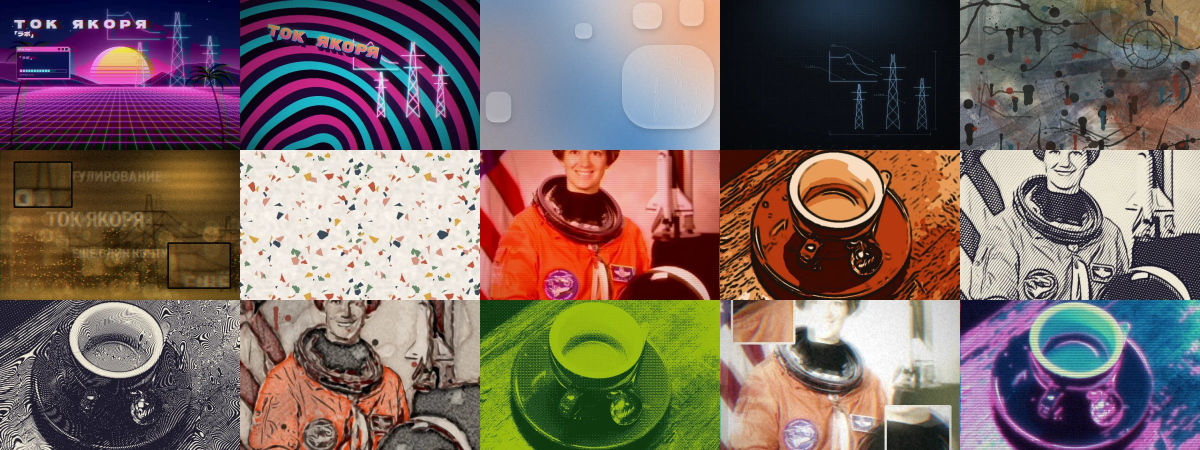
#> input picture examples/gallery.jpg, 2400 x 900 px (shown at 1/2 size); its folder holds only this picture in this run
$ python -i lines.py   (imports and definitions only)   (older library calls are emulated)
#> lines starting #> are read from the running program, lines starting #| are printed output that depends on the picture; after the words box and inside, x2 and y2 are one past the last pixel; in counts of white or black regions, pixels touching at a corner belong together
### assetkit/core.py
"""Общие примитивы: шум, акварельный размыв, брызги, сухая кисть, бумага, шрифты, ввод-вывод, карта заметности."""
import math, os
import numpy as np, cv2

HERE = os.path.dirname(os.path.abspath(__file__))
FONTS_DIR = os.path.join(HERE, 'fonts')

class Ctx:
    def __init__(self, seed=7): self.R = np.random.default_rng(seed)

# [4 lines left out: function hexc, not called in this run]

def to_hex(c): return '#' + ''.join(f'{int(round(max(0, min(1, v)) * 255)):02x}' for v in c)

def lum(img): return img[..., 0] * .2126 + img[..., 1] * .7152 + img[..., 2] * .0722

def mix(a, b, t): return a * (1 - t) + b * t

def screen(a, b): return 1 - (1 - a) * (1 - b)

# ---------- шум ----------
# [97 lines left out: functions vnoise, fbm, warp, wrap_blur, wrap_noise, wash_mask and 4 more, not called in this run]

def grain(c, h, w, amt):
    g = c.R.normal(0, 1, (h, w)).astype(np.float32); return cv2.GaussianBlur(g, (0, 0), .7) * amt

def vignette(h, w, amt, power=1.0):
    Y, X = np.mgrid[0:h, 0:w].astype(np.float32)
    return np.clip(1 - amt * (((X / w - .5) ** 2 + (Y / h - .5) ** 2) * 2.2) ** power, 0, 1)

def polyline(m, pts, col, th, closed=False):
    if len(pts) < 2: return
    cv2.polylines(m, [np.array(pts, np.float32).round().astype(np.int32)], closed, col if isinstance(col, (int, float)) else tuple(float(v) for v in col), max(1, int(round(th))), cv2.LINE_AA)

# ---------- карта заметности: где на фото «главное» ----------
# [24 lines left out: function saliency, not called in this run]

# ---------- шрифты (в комплекте, OFL) ----------
FONTS = {
    'wide': 'DelaGothicOne.ttf',        # широкий гротеск, кириллица и катакана, 「」
    'round': 'MPLUSRounded1c-ExtraBold.ttf',
    'cond': 'RobotoCondensed-Bold.ttf',
    'disp': 'Oswald-SemiBold.ttf',
    'typewriter': 'PTMono.ttf',
    'mono': 'JetBrainsMono-Medium.ttf',
    'plex': 'IBMPlexMono-Medium.ttf',
    'arcade': 'RubikMonoOne.ttf',
    'pixel': 'PressStart2P.ttf',
    'geo': 'Unbounded-Bold.ttf',
    'sans': 'Onest-SemiBold.ttf',
    'symbols': 'DejaVuSans-Symbols.ttf',  # запасной: греческий, математика, стрелки, ▶ ● и т. п.
}
_cov = None
# [26 lines left out: functions covers, draw_text, not called in this run]

def text_width(text, kind, px, tracking=0.0):
    f = font(kind, px); fb = font('symbols', px * .92)
    return sum((f if covers(kind, ch) or ch == ' ' else fb).getlength(ch) for ch in text) + (len(text) * f.size * tracking if tracking else 0)
_fcache = {}
# [24 lines left out: functions font, load, decode, _prep, not called in this run]

def to_u8(img): return (np.clip(img, 0, 1) * 255 + .5).astype(np.uint8)

# [39 lines left out: functions flatten, encode, save, cover, not called in this run]

### assetkit/params.py
"""Параметры инструментов: описание, пресеты, случайный выбор, сохранение.

Каждый фильтр и генератор описывает свои параметры списком Param. Отсюда же берутся:
  • ключи командной строки: --preset, --set имя=значение, --random [сила], --lock, --params, --save-params;
  • слайдеры и списки в «студии» (studio.py);
  • файл .json рядом с результатом — по нему результат воспроизводится один в один (--preset файл.json).
"""
import json, os, random as _random, sys

class Param:
    def __init__(self, name, default, lo=None, hi=None, kind=None, help='', group='', choices=None, step=None, rand=None):
        # rand: None — случайность во всём диапазоне; (a, b) — разумный диапазон для --random; False — не трогать
        self.rand = rand
        self.name, self.default, self.lo, self.hi, self.help, self.group, self.choices = name, default, lo, hi, help, group, choices
        self.kind = kind or ('bool' if isinstance(default, bool) else 'choice' if choices else 'int' if isinstance(default, int) else
                             'color' if isinstance(default, str) and default.startswith('#') else 'text' if isinstance(default, str) else 'float')
        self.step = step if step is not None else (1 if self.kind == 'int' else None)

    # [29 lines left out: functions parse, clamp, jitter, not called in this run]

class Spec:
    def __init__(self, tool, params, presets=None, about='', title=None, flags=None):
        self.tool, self.params, self.presets, self.about = tool, params, presets or {}, about
        self.title = title or tool; self.flags = flags or {}
        self.by = {p.name: p for p in params}

    def defaults(self): return {p.name: p.default for p in self.params}

    # [35 lines left out: functions table, load_preset, resolve, not called in this run]

    def to_json(self, params, seed): return {'tool': self.tool, 'seed': seed, 'params': params}

    # [35 lines left out: functions ui, add_cli, runs, save_params, not called in this run]

### assetkit/filters/lines.py
"""Линии по фото без нейросети: поток направлений (структурный тензор) + разность гауссиан вдоль потока (FDoG / XDoG).

Классический приём нефотореалистичного рендеринга (Kang, Lee, Chui 2007; Winnemöller 2012): линии идут по форме,
а не по шуму, поэтому похожи на рисунок пером. Работает и в браузере — модель скачивать не нужно.
Режимы: только линии; линии поверх фото; «комикс» — плоские заливки и контур; «гравюра» — штрих, изогнутый тоном;
«муар» — оп-арт: штрих по направлению формы, на стыках направлений рождается муар.
"""
import math
import numpy as np, cv2
from ..params import Param, Spec
from ..core import Ctx, hexc, fbm, lum, saliency

def flow(gray, sigma):
    """касательное поле (tx, ty) и связность 0..1 по структурному тензору"""
    gx = cv2.Sobel(gray, cv2.CV_32F, 1, 0, ksize=3); gy = cv2.Sobel(gray, cv2.CV_32F, 0, 1, ksize=3)
    Jxx = cv2.GaussianBlur(gx * gx, (0, 0), sigma); Jxy = cv2.GaussianBlur(gx * gy, (0, 0), sigma); Jyy = cv2.GaussianBlur(gy * gy, (0, 0), sigma)
    theta = .5 * np.arctan2(2 * Jxy, Jxx - Jyy)          # направление градиента
    tx, ty = -np.sin(theta), np.cos(theta)               # касательная — поперёк градиента
    tr = Jxx + Jyy; det = np.sqrt((Jxx - Jyy) ** 2 + 4 * Jxy ** 2)
    coh = np.where(tr > 1e-6, det / (tr + 1e-6), 0) ** 2
    return tx.astype(np.float32), ty.astype(np.float32), coh.astype(np.float32)

def _grid(h, w):
    X, Y = np.meshgrid(np.arange(w, dtype=np.float32), np.arange(h, dtype=np.float32)); return X, Y

def fdog(gray, tx, ty, sigma_c=1.0, k=1.6, rho=.99, sigma_m=3.0):
    """отклик DoG поперёк потока, сглаженный вдоль потока (свёртка по линии тока)"""
    h, w = gray.shape; X, Y = _grid(h, w); nx, ny = ty * -1, tx       # нормаль
    S = int(math.ceil(3 * k * sigma_c)); acc = np.zeros_like(gray); ws = 0
    for s in range(-S, S + 1):
        wgt = math.exp(-s * s / (2 * sigma_c ** 2)) / sigma_c - rho * math.exp(-s * s / (2 * (k * sigma_c) ** 2)) / (k * sigma_c)
        acc += wgt * cv2.remap(gray, X + s * nx, Y + s * ny, cv2.INTER_LINEAR, borderMode=cv2.BORDER_REPLICATE)
    D = acc
    if sigma_m <= 0: return D
    L = int(math.ceil(2 * sigma_m)); out = D.copy(); tot = np.ones_like(D)
    for sign in (1, -1):
        px, py = X.copy(), Y.copy(); vx, vy = tx * sign, ty * sign
        for s in range(1, L + 1):
            px = px + vx; py = py + vy
            nvx = cv2.remap(tx, px, py, cv2.INTER_LINEAR, borderMode=cv2.BORDER_REPLICATE); nvy = cv2.remap(ty, px, py, cv2.INTER_LINEAR, borderMode=cv2.BORDER_REPLICATE)
            flip = np.sign(nvx * vx + nvy * vy); flip[flip == 0] = 1; vx, vy = nvx * flip, nvy * flip   # не разворачиваться
            g = math.exp(-s * s / (2 * sigma_m ** 2))
            out += g * cv2.remap(D, px, py, cv2.INTER_LINEAR, borderMode=cv2.BORDER_REPLICATE); tot += g
    return out / tot

def ink_map(img, detail=1.0, smooth=3.0, threshold=.0, sharpness=40.0, flow_sigma=3.0, scale=None):
    """карта туши 0..1 (1 — линия)"""
    h, w = img.shape[:2]; s = scale or max(1.0, max(h, w) / 1000)
    g = cv2.GaussianBlur(lum(img).astype(np.float32), (0, 0), .6 * s)
    tx, ty, coh = flow(g, flow_sigma * s)
    D = fdog(g, tx, ty, detail * s, sigma_m=smooth * s)
    E = np.where(D >= threshold * .01, 1.0, 1 + np.tanh(sharpness * (D - threshold * .01)))
    return np.clip(1 - E, 0, 1).astype(np.float32), (tx, ty, coh)

SPEC = Spec('lines', [
    Param('mode', 'линии', kind='choice', choices=['линии', 'поверх фото', 'комикс', 'гравюра', 'муар'], group='режим', help='что оставить от фото', rand=False),
    Param('detail', 1.0, .4, 4.0, group='линии', help='толщина «кисти»: больше — крупнее и проще', rand=(.7, 2.2)),
    Param('smooth', 3.0, 0.0, 10.0, group='линии', help='плавность вдоль формы (длинные штрихи)', rand=(1.0, 6.0)),
    Param('flow_sigma', 3.0, .5, 12.0, group='линии', help='насколько крупно читается направление формы', rand=(1.5, 7.0)),
    Param('threshold', 0.0, -2.0, 3.0, group='линии', help='порог: выше — меньше линий', rand=(-.5, 1.5)),
    Param('sharpness', 40.0, 2.0, 200.0, group='линии', help='резкость края линии (мало — карандаш, много — тушь)', rand=(8.0, 120.0)),
    Param('weight', 1.0, .5, 4.0, group='линии', help='утолщение линий', rand=(.8, 2.0)),
    Param('wobble', 0.0, 0.0, 12.0, group='линии', help='дрожание руки, px', rand=(0.0, 4.0)),
    Param('breaks', 0.0, 0.0, .9, group='линии', help='разрывы линии', rand=(0.0, .4)),
    Param('ink', '#16120e', group='цвет', help='цвет линий'),
    Param('paper', '#f3eee3', group='цвет', help='цвет бумаги (режимы «линии» и «гравюра»)'),
    Param('colors', 6, 2, 16, group='цвет', help='число плоских цветов (режим «комикс»)', rand=(3, 9)),
    Param('photo_fade', .15, 0.0, 1.0, group='цвет', help='выцветание фото под линиями (режим «поверх фото»)'),
    Param('hatch', 7.0, 3.0, 30.0, group='гравюра', help='шаг штриха, px', rand=(4.0, 14.0)),
    Param('hatch_cross', .55, 0.0, 1.0, group='гравюра', help='с какой темноты начинается перекрёстный штрих', rand=(.3, .9)),
    Param('tone', 1.0, 0.0, 2.0, group='гравюра', help='сила тона', rand=(.6, 1.5)),
    Param('hatch_angle', 35.0, -90.0, 90.0, group='гравюра', help='угол штриха, °'),
    Param('hatch_bend', .8, 0.0, 3.0, group='гравюра', help='насколько штрих изгибается по тону', rand=(.2, 1.6)),
    Param('protect', 0.0, 0.0, 1.0, group='режим', help='в главном (лица, центр) линии тоньше и аккуратнее', rand=False),
], {
    'перо': {},
    'карандаш': dict(sharpness=6, detail=.8, smooth=4, ink='#3a3a40', paper='#f6f4ef', weight=.8),
    'тушь кистью': dict(detail=1.8, smooth=6, sharpness=90, weight=1.6, wobble=2, breaks=.2),
    'комикс': dict(mode='комикс', colors=5, detail=1.4, weight=1.4, sharpness=80),
    'гравюра': dict(mode='гравюра', hatch=5, smooth=5, weight=1.2, ink='#1d1a2a', paper='#efe8d6'),
    'поверх фото': dict(mode='поверх фото', photo_fade=.25, detail=1.2, weight=1.2),
    'муар': dict(mode='муар', hatch=6, flow_sigma=6, smooth=5, ink='#1d1a2a', paper='#efe8d6'),
}, title='Линии', about='Рисунок пером по фото: линии идут по форме (FDoG/XDoG), комикс, гравюра, карандаш')

# [52 lines left out: function apply, not called in this run]

>>> import cv2
>>> picture = cv2.imread('../../examples/gallery.jpg')
#> picture is the input picture: shape (900, 2400, 3); mean B, G, R 97.5, 102.6, 120.9
>>> result = ink_map(picture)
#> in flow, `coh = np.where(tr > 1e-6, det / (tr + 1e-6), 0) ** 2`:
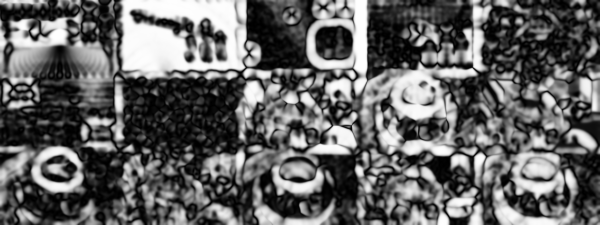
#> coh: shape (900, 2400) float32 (shown at 1/4 size); min 5.34e-08, max 1, mean 0.39
#> in fdog, `nx, ny = (ty * -1, tx)`:
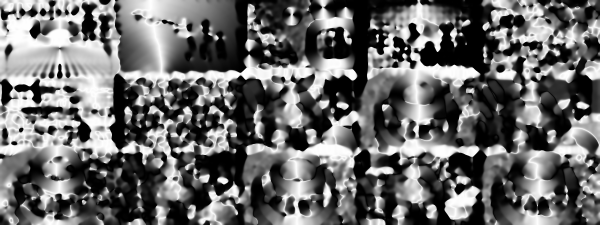
#> nx: shape (900, 2400) float32 (shown at 1/4 size); min -1, max -7.55e-08, mean -0.583; drawn with min black and max white
#> after the loop in fdog, `for s in range(-S, S + 1):`:
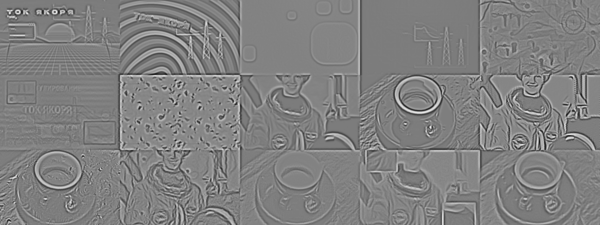
#> acc: shape (900, 2400) float32 (shown at 1/4 size); min -78.04, max 82.37, mean 2.9; drawn with min black and max white
#> after the loop in fdog, `for sign in (1, -1):`:
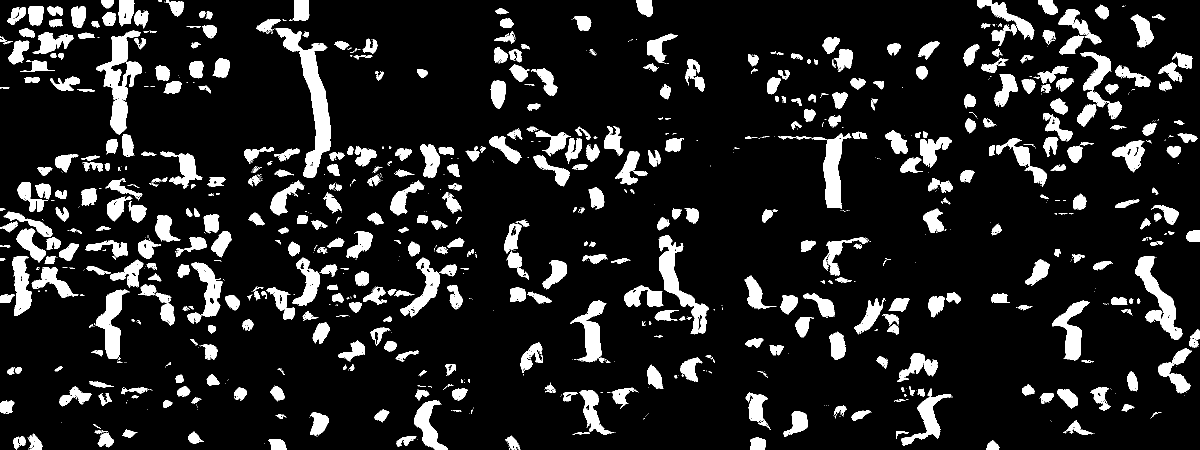
#> flip: shape (900, 2400) float32 (shown at 1/2 size); values -1 (black) and 1 (white), 12.6% white; 1072 white regions (586 under 20 px), largest, box (x1, y1, x2, y2) and area: (549, 56, 662, 356) 9125, (192, 60, 284, 270) 6885, (1317, 470, 1418, 669) 5337
#> after the loop in fdog, `for sign in (1, -1):`:
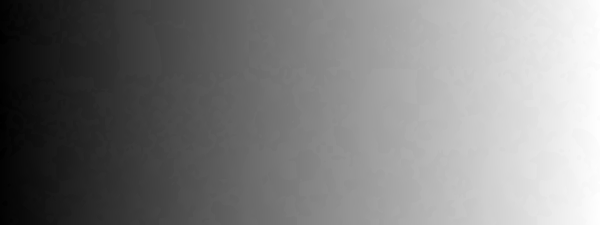
#> px: shape (900, 2400) float32 (shown at 1/4 size); min -15, max 2414, mean 1199.6; drawn with min black and max white
#> after the loop in fdog, `for sign in (1, -1):`:
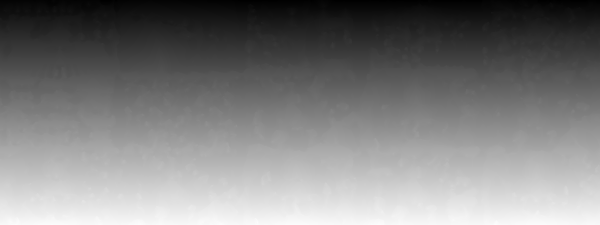
#> py: shape (900, 2400) float32 (shown at 1/4 size); min -15, max 909.6, mean 441.1; drawn with min black and max white
#> in ink_map, `E = np.where(D >= threshold * .01, 1.0, 1 + np.tanh(sharpness * (D - t..`:
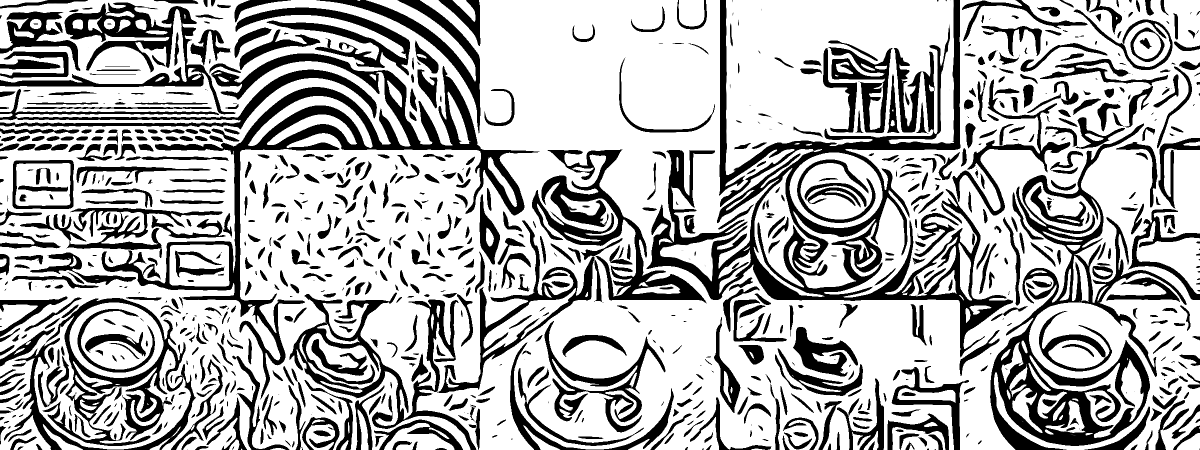
#> E: shape (900, 2400) float32 (shown at 1/2 size); min 0, max 1, mean 0.701
